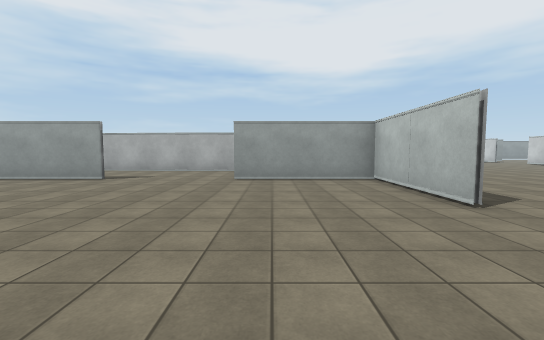
view 1 (above)

23 first-person views from a walk through a 3-D level made in the Unity game engine. The camera is 1.5 m above the floor, tilts 4° down and sees 90° across. The floor is counted in squares, 2 m on a side. Each view is taken from the middle of a square. On the plan, view 1 faces up. The plan holds only what a view shows up to about 10 squares ahead; the rest is blank. Surface patterns are stand-ins for the level's own textures.

view 2
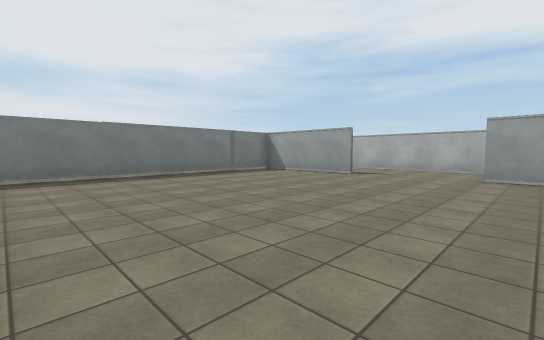

view 3
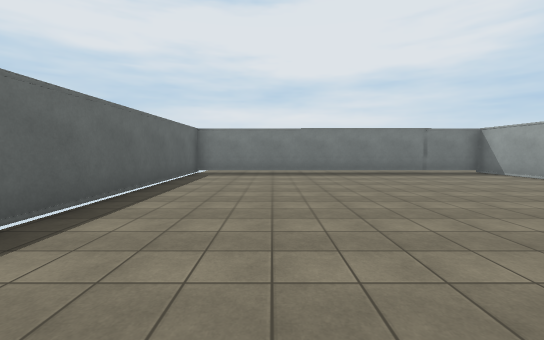

view 4
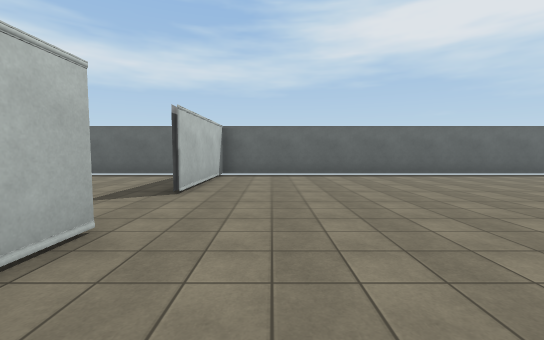

view 5
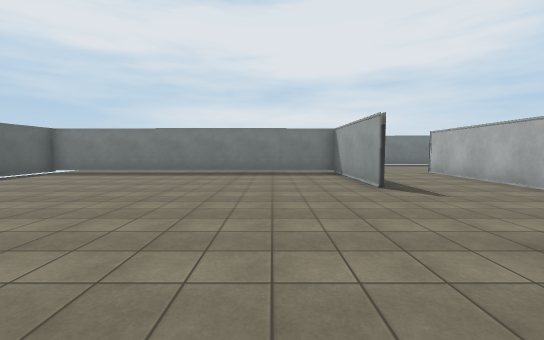

view 6
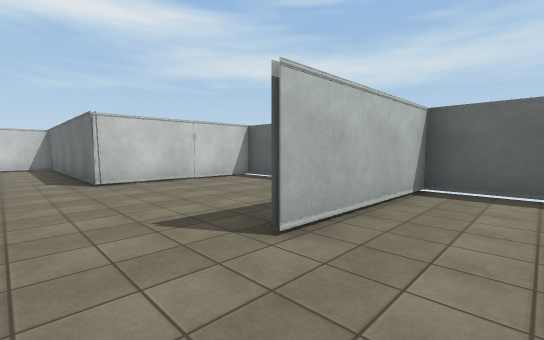

view 7
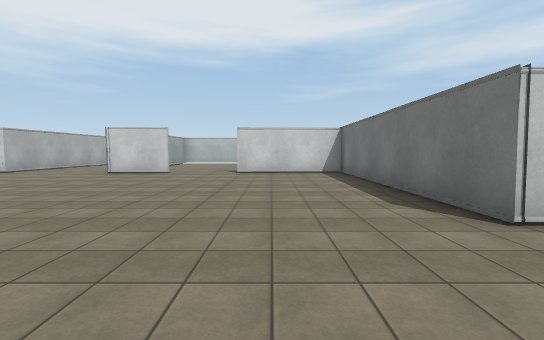

view 8
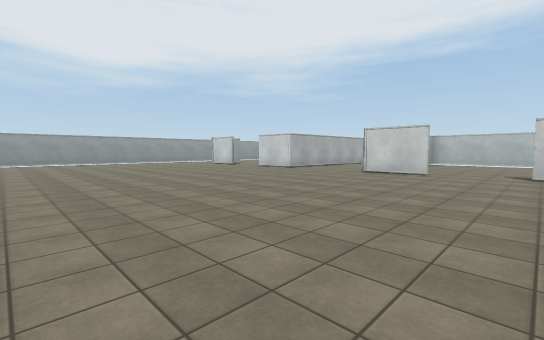

view 9
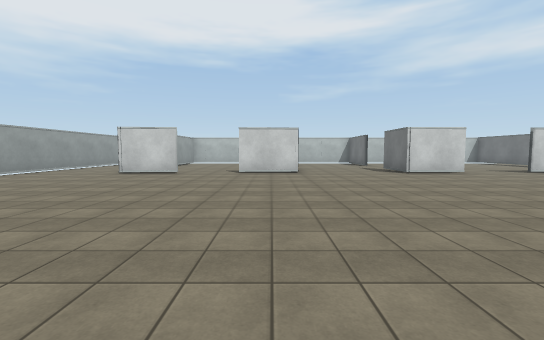

view 10
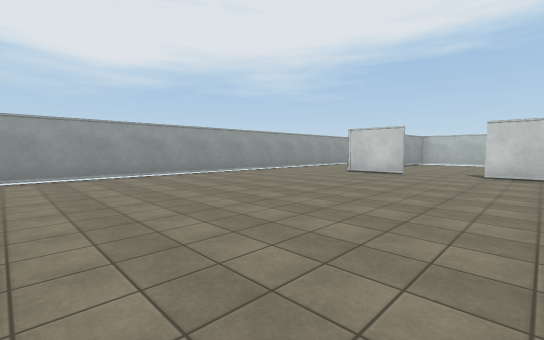

view 11
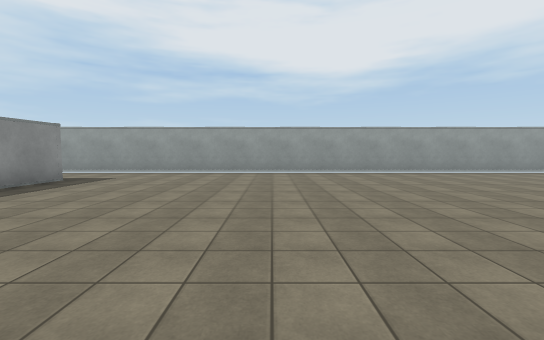

view 12
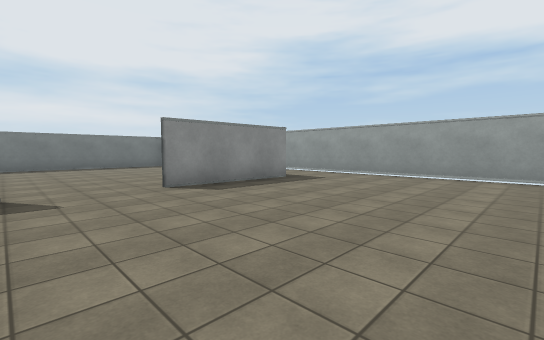

view 13
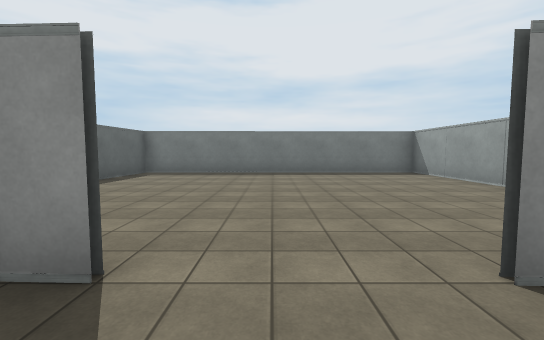

view 14
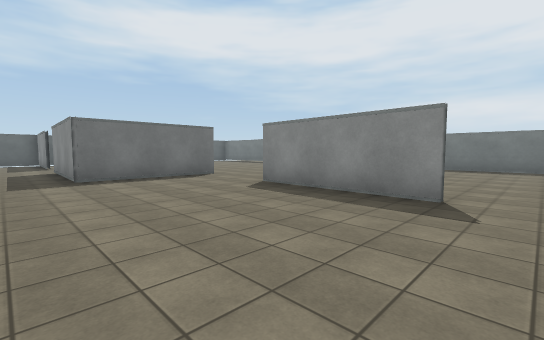

view 15
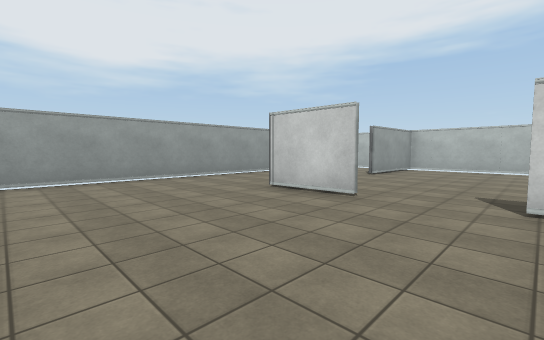

view 16
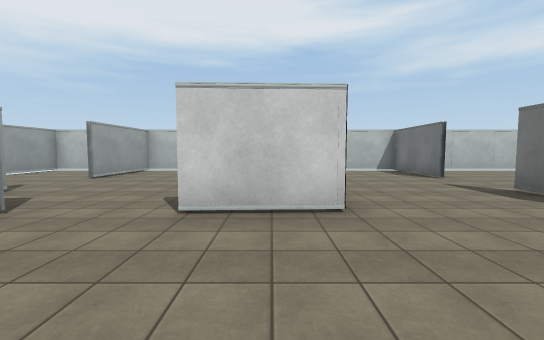

view 17
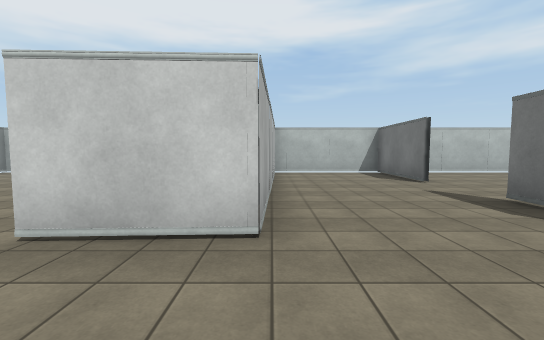

view 18
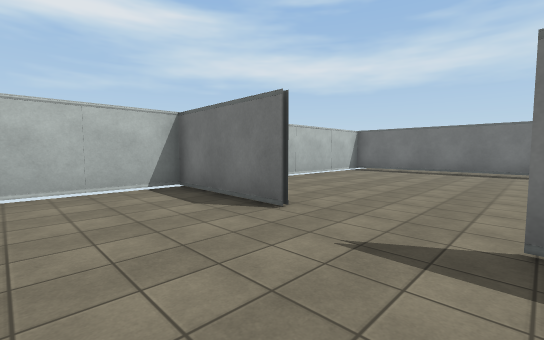

view 19
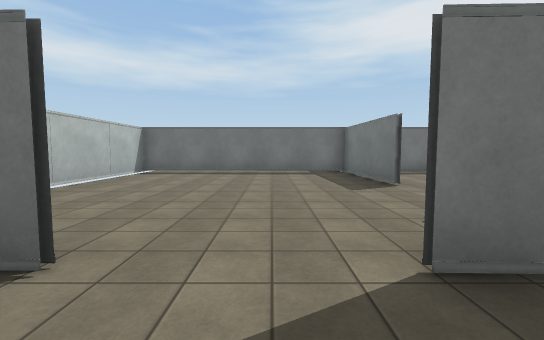

view 20
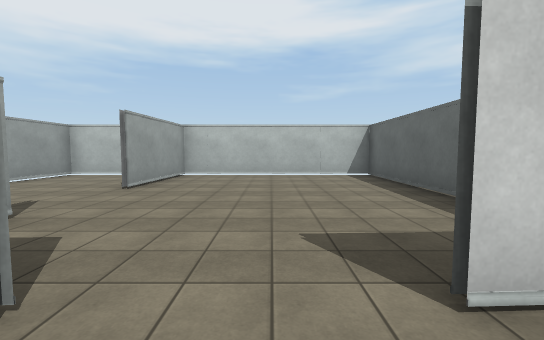

view 21
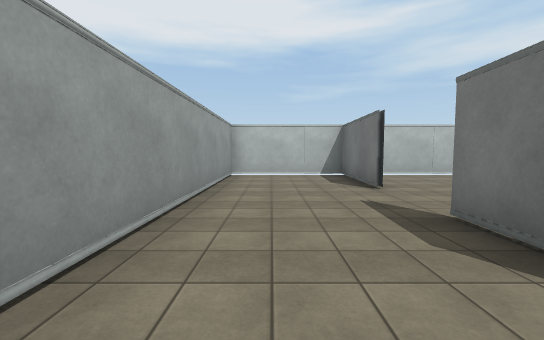

view 22
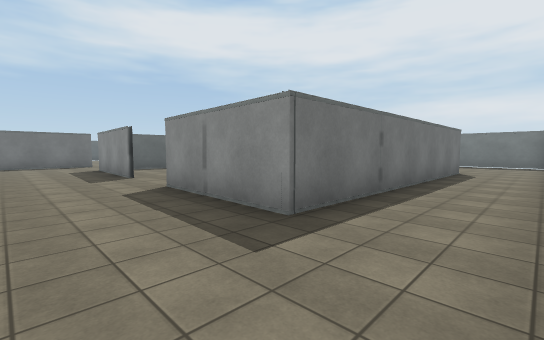

view 23
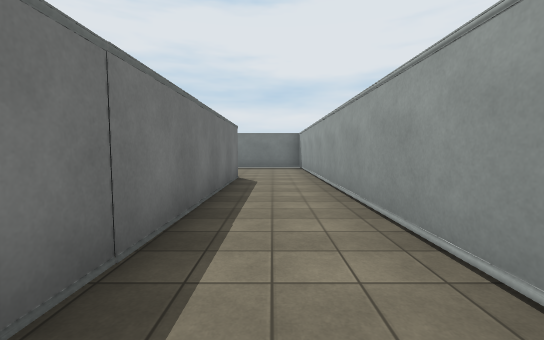

### Floor plan
Key: @ floor where view 1 was taken; # wall or solid block; . floor; T thing the floor can be seen under or through.
Columns run from 11 left of view 1 to 22 right of it. Each row starts with its distance up from view 1.
 23 ##################################
 22 .................................#
 21 .................................#
 20 ..##########.....................#
 19   #......  #.............##...####
 18   #....... #.............#.......#
 17   #........#.....................#
 16   # .............................#
 15    #.....................#.......#
 14    #.....................#.......#
 13    #......#..............#########
 12    #......#......................#
 11    ###.   #......................#
 10   ...######......................#
  9   .......................###..####
  8     .....................#.......#
  7    ####...#####..................#
  6    #..........#..................#
  5   .#..........#..........#.......#
  4   .T..........#..........#.......#
  3   .T.....................#.......#
  2   .T.....................#.......#
  1   .T..........#....###############
  0   .T.......@..#....#
 -1   .T..........#....#
 -2    #..........#....#
 -3    #################

Positions as (right, up) in squares from view 1, and headings:
1: (0, 0), facing up
2: (0, -1), facing up-left
3: (1, 0), facing left
4: (1, 6), facing down
5: (1, 5), facing left
6: (1, 3), facing down-right
7: (5, 4), facing right
8: (5, 5), facing up-right
9: (5, 14), facing right
10: (5, 14), facing up-right
11: (5, 13), facing up
12: (5, 14), facing up-left
13: (1, 15), facing left
14: (4, 15), facing down-left
15: (10, 15), facing up-right
16: (11, 14), facing right
17: (12, 13), facing right
18: (16, 12), facing down-right
19: (17, 11), facing down
20: (13, 16), facing right
21: (13, 21), facing right
22: (2, 22), facing down-left
23: (-1, 21), facing left
